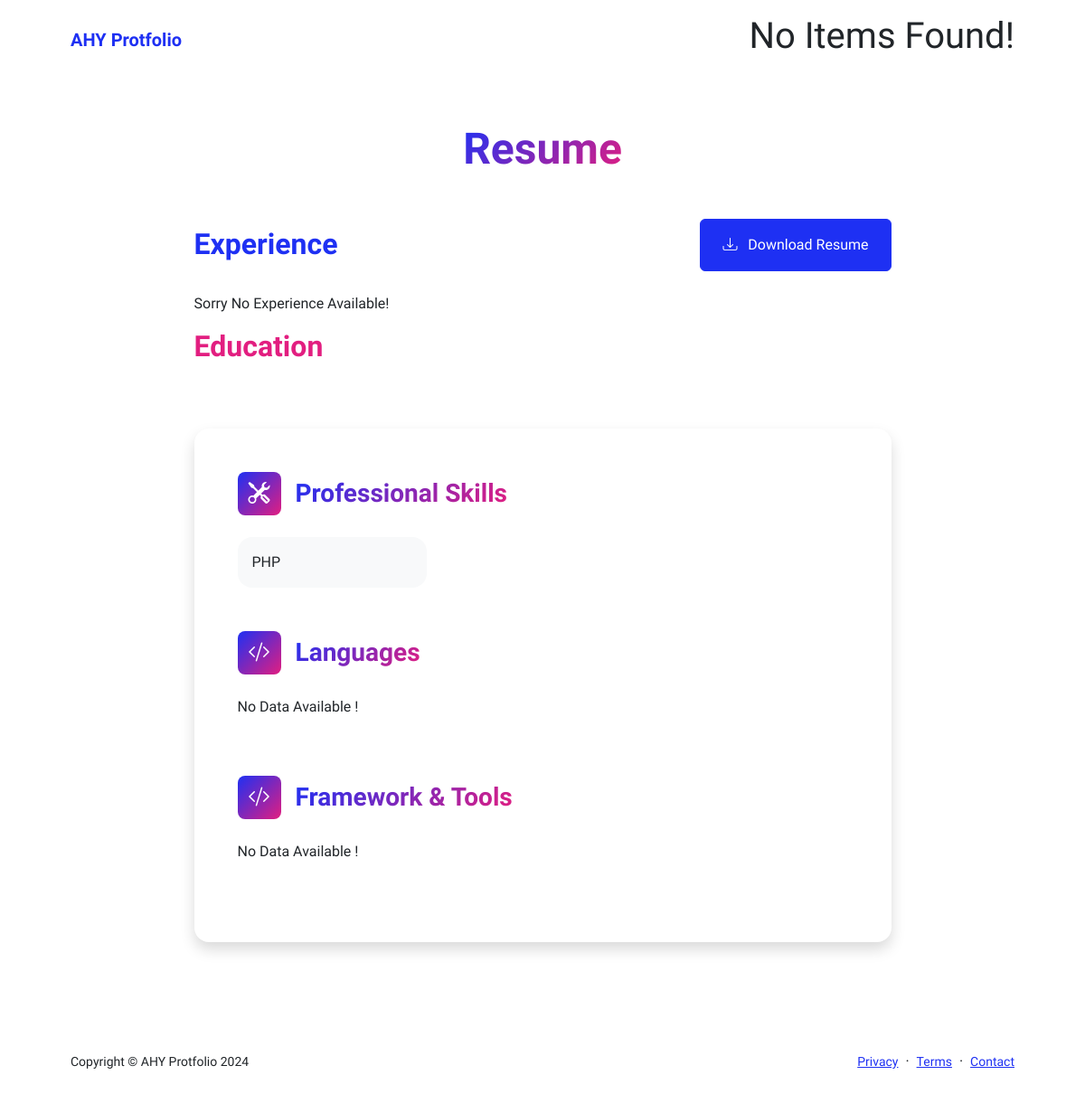
The page /experience/ on the database as committed earlier.
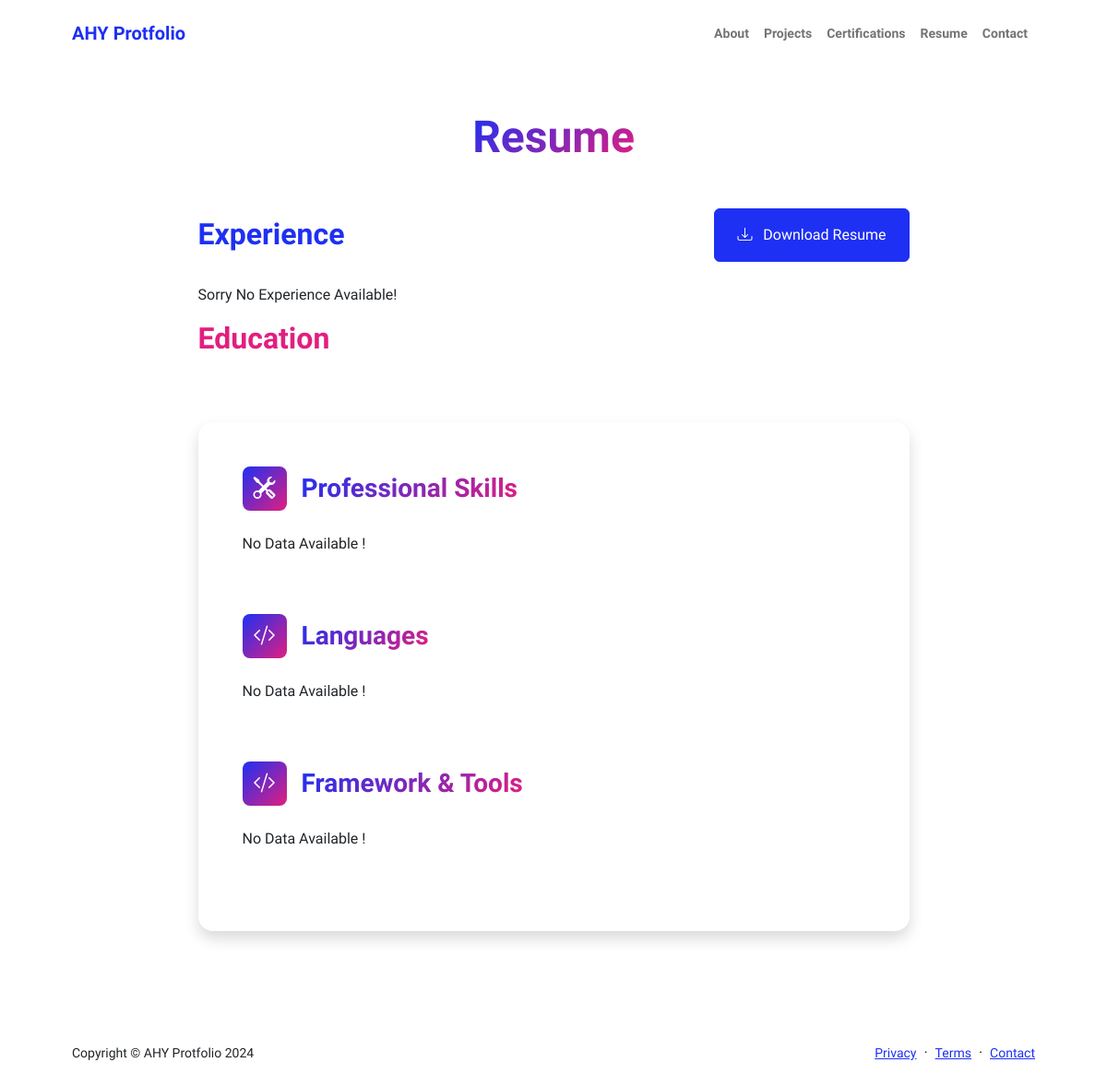
The same page on the database as committed later.
### main/models.py (models this page shows, shortened)
class Skill(models.Model):
    LEVEL_CHOICES = (
        ('Beginner', 'Beginner'),
        ('Intermediate', 'Intermediate'),
        ('Advanced', 'Advanced'),
    )
    name = models.CharField(max_length=100)
    level = models.CharField(max_length=20, choices=LEVEL_CHOICES)

class MenuItem(models.Model):
    name = models.CharField(max_length=255)
    url = models.CharField(max_length=255)

### main/views.py (the view)
# urls.py: path('experience/',list_experience,name='experience'),
def list_experience(request):
    menu_items = MenuItem.objects.all()
    experiences  = Experience.objects.all()
    educations = Education.objects.all()
    programming_languages = ProgrammingLanguage.objects.all()
    skills = Skill.objects.all()
    framework_tools = FrameworkAndTool.objects.all()
    context = {
        'experiences':experiences,
        'menu_items':menu_items,
        'educations':educations,
        'programming_languages':programming_languages,
        'skills':skills,
        'framework_tools':framework_tools
    }
    return render(request,'main/resume.html',context)

### templates/main/resume.html (shortened to what the changed rows need)
{% extends 'base.html' %}
{% block content %}
        <div class="container px-5 my-5">
            <div class="text-center mb-5">
                <h1 class="display-5 fw-bolder mb-0"><span class="text-gradient d-inline">Resume</span></h1>
            </div>
            <div class="row gx-5 justify-content-center">
                <div class="col-sm-12 col-lg-11 col-xl-9 col-xxl-8">
                    <section>
                        <div class="d-flex align-items-center justify-content-between mb-4">
                            <h2 class="text-primary fw-bolder mb-0">Experience</h2>
                        </div>
                    </section>
                    <section>
                        <h2 class="text-secondary fw-bolder mb-4">Education</h2>
                    </section>
                    <section>
                        <div class="card shadow border-0 rounded-4 mb-5">
                            <div class="card-body p-5">
                                <div class="mb-5">
                                    <div class="row row-cols-1 row-cols-md-3 mb-4 ">
                                        {% for skill in skills %}
                                        <div class="col mb-4 mb-md-0"><div class="d-flex align-items-center bg-light rounded-4 p-3 h-100">{{skill.name}} </div></div>
                                        {% empty %}
                                        <p>No Data Available !</p>
                                        {% endfor %}
                                    </div>
                                </div>
                                <br>
                        </div>
                    </section>
                </div>
            </div>
        </div>
{% endblock content %}

### templates/partials/_nav.html (shortened to what this page needs)
<nav class="navbar navbar-expand-lg navbar-light bg-white py-3">
    <div class="container px-5">
        <a class="navbar-brand" href="index.html"><span class="fw-bolder text-primary">AHY Protfolio</span></a>
        <div class="collapse navbar-collapse" id="navbarSupportedContent">
            <ul class="navbar-nav ms-auto mb-2 mb-lg-0 small fw-bolder">
                {% for menu_item in menu_items  %}
                <li class="nav-item"><a class="nav-link" href="{% url 'main:about' %}">{{menu_item.name}}</a></li>
                {% empty %}
                    <h1>No Items Found!</h1>
                {% endfor %}
            </ul>
        </div>
    </div>
</nav>

Rows that differ between the two databases and show on the page:
removed Skill: name "PHP"
added MenuItem: name "About"
added MenuItem: name "Projects"
added MenuItem: name "Certifications"
added MenuItem: name "Resume"
added MenuItem: name "Contact"
Other text that changed with them:
text no longer shown: "No Items Found!"
text now shown: "No Data Available !"
